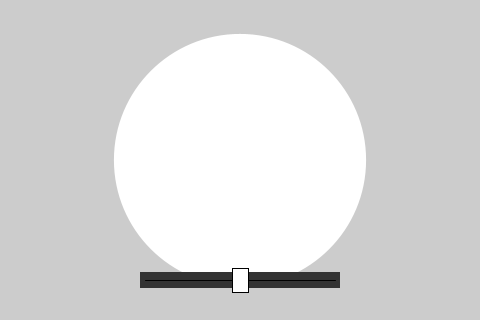
Frame 1 (no input)
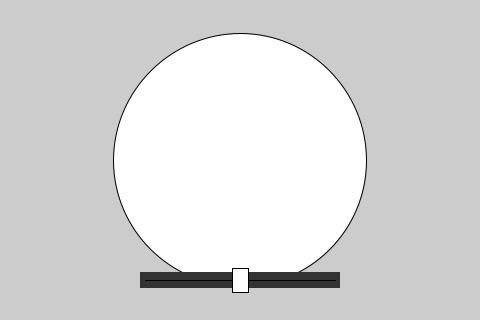
Frame 60 (the mouse pressed at the canvas centre just before this capture)
Frame 120 (the mouse held since frame 60 and released just before this capture): identical to frame 60, image omitted

The Processing sketch that drew these frames (run headless with seeded random() and noise(); from frame 60 on, the mouse is pressed at the canvas centre):

// Processing sketch: processing_131243
// ── processing_131243.pde

//Carlyn Maw, January 2014
//Week 3 Boundries, Example 6
//Set the size of the ball with the slider.

//WORKS DIFFERENTLY IN JAVA MODE AND JAVASCRIPT MODE.
//the slider handle works perfectly in Java mode but is
//not perfectly aligned in javascript mode.

//For a cooler example and the source for much of this
//code, please see
//http://processing.org/examples/scrollbar.html

HScrollbar hs1, hs2;  // Two scrollbars

void setup() {
  size(480, 320);
  noStroke();
  hs1 = new HScrollbar((width/2)-100, 7*height/8, 200, 16, 3);
}

void draw() {
  background(204);
  fill(255);
  ellipse(width/2, height/2, hs1.getPos(), hs1.getPos());
  hs1.update(); 
  hs1.display();
  stroke(0);
}


class HScrollbar {
  int swidth, sheight;    // width and height of bar
  float xpos, ypos;       // x and y position of bar
  float spos, newspos;    // x position of slider
  float sposMin, sposMax; // max and min values of slider
  int loose;              // how loose/heavy
  boolean over;           // is the mouse over the slider?
  boolean locked;
  float ratio;

  HScrollbar (float xp, float yp, int sw, int sh, int l) {
    swidth = sw;
    sheight = sh;
    int widthtoheight = sw - sh;
    ratio = (float)sw / (float)widthtoheight;
    xpos = xp;
    ypos = yp-sheight/2;
    spos = xpos + swidth/2 - sheight/2;
    newspos = spos;
    sposMin = xpos;
    sposMax = xpos + swidth - sheight;
    loose = l;
  }

  void update() {
    if (overEvent()) {
      over = true;
    } else {
      over = false;
    }
    if (mousePressed && over) {
      locked = true;
    }
    if (!mousePressed) {
      locked = false;
    }
    if (locked) {
      newspos = constrain(mouseX-sheight/2, sposMin, sposMax);
    }
    if (abs(newspos - spos) > 1) {
      spos = spos + (newspos-spos)/loose;
    }
  }

  float constrain(float val, float minv, float maxv) {
    return min(max(val, minv), maxv);
  }

  boolean overEvent() {
    if (mouseX > xpos && mouseX < xpos+swidth &&
       mouseY > ypos && mouseY < ypos+sheight) {
      return true;
    } else {
      return false;
    }
  }

  void display() {
    //slider frame characteristics
    noStroke();
    fill(51);
    rect(xpos, ypos, swidth, sheight);
    if (over || locked) {
      fill(0, 0, 0);
    } else {
      fill(102, 102, 102);
    }
    //line echoing physical slider format
    stroke(0);
    line(xpos+5, ypos+(sheight/2), swidth+xpos-5, ypos+(sheight/2));
    //handle characteristics
    stroke(0);
    fill(255);
    rect(spos, ypos-(sheight/4), sheight, sheight+(sheight/2));

  }

  float getPos() {
    // Convert spos to be values between
    // 0 and the total width of the scrollbar
    return spos * ratio;
  }
}
